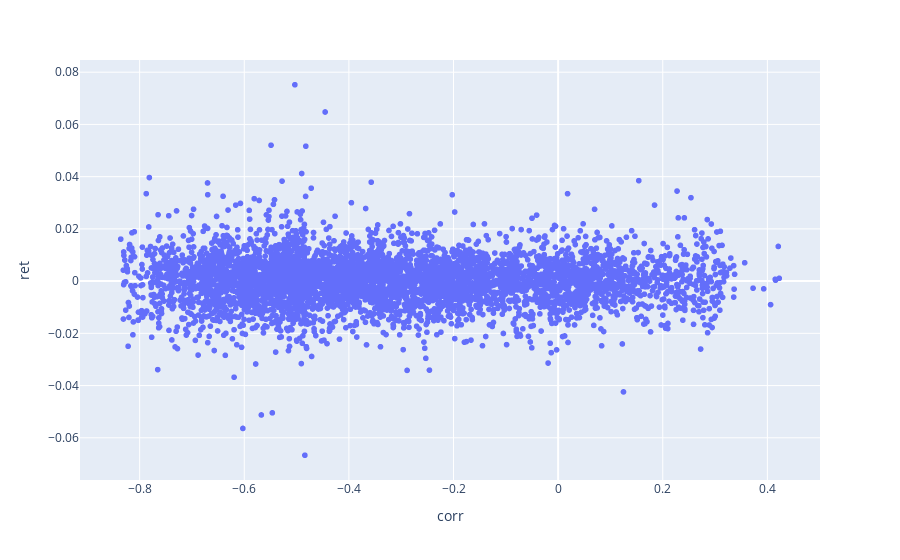

Notebook cell for this chart:
### Code cell
px.scatter(prices_df, x='corr', y='ret')

### Figure 1 — Plotly figure (JSON) as saved in the notebook; plotly's stock layout.template omitted (floating-point values rounded to 4 significant figures; data arrays with more than 128 entries replaced by an {"elided": "..."} marker saying what was removed)
{"data": [{"hovertemplate": "corr=%{x}<br>ret=%{y}<extra></extra>", "legendgroup": "", "marker": {"color": "#636efa", "symbol": "circle"}, "mode": "markers", "name": "", "showlegend": false, "type": "scattergl", "x": {"elided": "5207 float values"}, "xaxis": "x", "y": {"elided": "5207 float values"}, "yaxis": "y"}], "layout": {"legend": {"tracegroupgap": 0}, "margin": {"t": 60}, "xaxis": {"anchor": "y", "domain": [0, 1], "title": {"text": "corr"}}, "yaxis": {"anchor": "x", "domain": [0, 1], "title": {"text": "ret"}}}}
